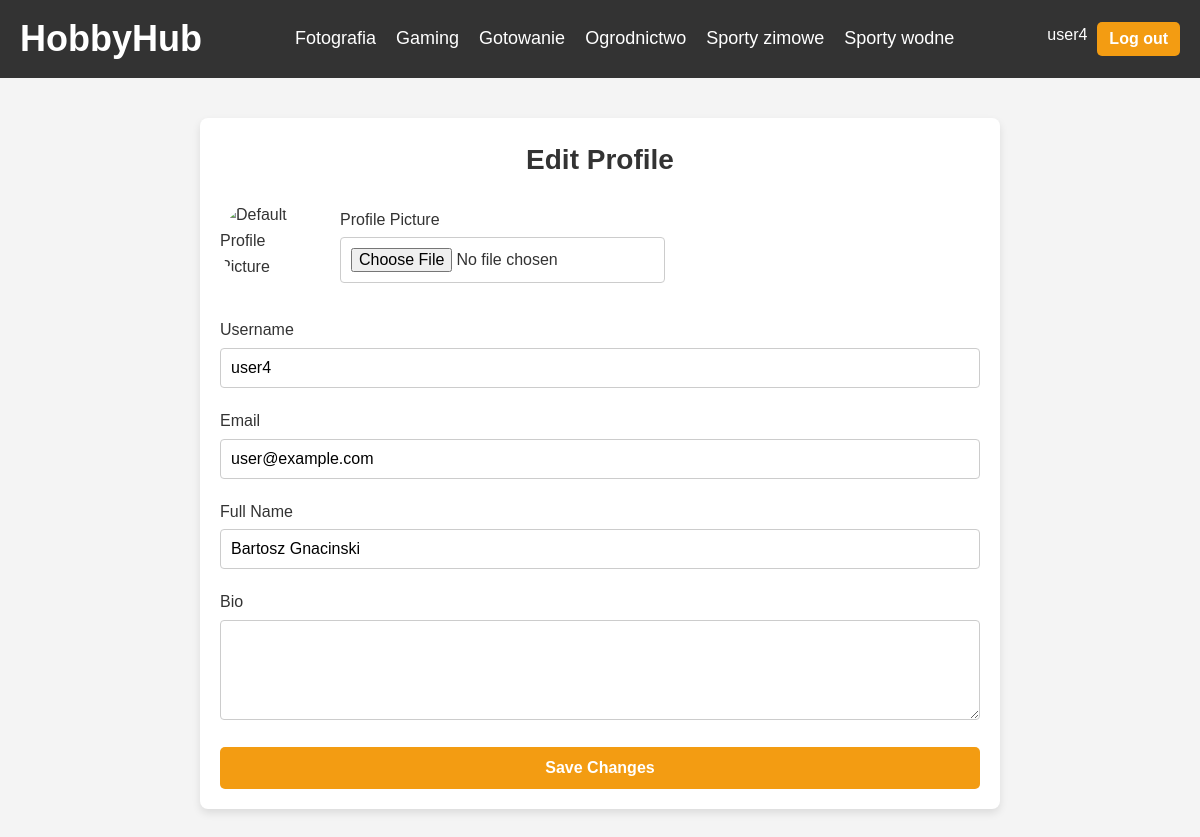
Screenshot of /profile.php (signed in) with the database file from the repository.
### tables this page shows
CREATE TABLE `users` (
  `user_id` int(10) UNSIGNED NOT NULL,
  `username` varchar(50) NOT NULL,
  `full_name` varchar(100) NOT NULL,
  `email` varchar(100) NOT NULL,
  `password_hash` varchar(255) NOT NULL,
  `created_at` timestamp NOT NULL DEFAULT CURRENT_TIMESTAMP,
  `bio` text,
  `profile_picture` blob
);

### profile.php (the view, shortened to what this page needs)
<?php
include 'db_connection.php';
$user_id = $_SESSION['user_id'];
$sql_user = "SELECT username, email, full_name, bio, profile_picture FROM users WHERE user_id = '$user_id'";
$result_user = $conn->query($sql_user);
$user = $result_user->fetch_assoc();
?>
<!DOCTYPE html>
<html lang="en">
<head>
    <link rel="stylesheet" href="profile.css">
</head>
<body>
<header>
    <nav class="navbar">
        <div class="logo">
            <h1><a href="index.php">HobbyHub</a></h1>
        </div>
        <ul class="nav-links">
            <li><a href="#">Fotografia</a></li>
            <li><a href="#">Gaming</a></li>
            <li><a href="#">Gotowanie</a></li>
            <li><a href="#">Ogrodnictwo</a></li>
            <li><a href="#">Sporty zimowe</a></li>
            <li><a href="#">Sporty wodne</a></li>
        </ul>
        <div class="auth-buttons">
            <?php if (isset($_SESSION['user_id'])): ?>
                <span class="welcome-message"><?php echo htmlspecialchars($_SESSION['username']); ?></span>
                <form method="POST" style="display: inline;">
                    <button type="submit" name="logout" class="btn logout-btn">Log out</button>
                </form>
            <?php endif; ?>
        </div>
    </nav>
</header>
<main class="container">
    <div class="profile-form-container">
        <h2>Edit Profile</h2>
        <form method="POST" enctype="multipart/form-data">
            <div class="form-group">
                <div class="profile-picture-container">
                    <div class="current-profile-picture">
                        <?php if ($user['profile_picture']): ?>
                            <img alt="Profile Picture">
                        <?php else: ?>
                            <img src="default-avatar.jpg" alt="Default Profile Picture">
                        <?php endif; ?>
                    </div>
                    <div class="file-input">
                        <label for="profile_picture">Profile Picture</label>
                        <input type="file" name="profile_picture" id="profile_picture" accept="image/*">
                    </div>
                </div>
            </div>
            <div class="form-group">
                <label for="username">Username</label>
                <input type="text" name="username" id="username" value="<?php echo htmlspecialchars($user['username']); ?>" required>
            </div>
            <div class="form-group">
                <label for="email">Email</label>
                <input type="email" name="email" id="email" value="<?php echo htmlspecialchars($user['email']); ?>" required>
            </div>
            <div class="form-group">
                <label for="full_name">Full Name</label>
                <input type="text" name="full_name" id="full_name" value="<?php echo htmlspecialchars($user['full_name']); ?>">
            </div>
            <div class="form-group">
                <label for="bio">Bio</label>
                <textarea name="bio" id="bio"><?php echo htmlspecialchars($user['bio']); ?></textarea>
            </div>
            <button type="submit" class="btn save-btn">Save Changes</button>
        </form>
    </div>
</main>
</body>
</html>

### profile.css (style rules this page uses)
body { font-family: Arial, sans-serif; background-color: #f4f4f4; color: #333; }
.container { max-width: 800px; margin: 40px auto; padding: 20px; background-color: #fff; border-radius: 8px; box-shadow: 0 4px 8px rgba(0, 0, 0, 0.1); }
h2 { text-align: center; margin-bottom: 30px; color: #333; }
.profile-form-container { width: 100%; }
.form-group { margin-bottom: 20px; }
.form-group label { display: block; font-size: 16px; margin-bottom: 5px; }
.form-group input, .form-group textarea { width: 100%; padding: 10px; font-size: 16px; border: 1px solid #ccc; border-radius: 4px; box-sizing: border-box; }
.form-group textarea { height: 100px; resize: vertical; }
.profile-form-container img { width: 100px; height: 100px; border-radius: 50%; object-fit: cover; margin-top: 10px; }
.current-profile-picture { display: flex; justify-content: flex-start; margin-bottom: 15px; }
.current-profile-picture img { width: 80px; height: 80px; border-radius: 50%; object-fit: cover; margin-right: 20px; }
.save-btn { width: 100%; padding: 12px; background-color: #f39c12; border: none; color: #fff; font-size: 16px; font-weight: bold; border-radius: 5px; cursor: pointer; transition: background-color 0.3s ease, transform 0.2s ease; }
.profile-picture-container { display: flex; align-items: center; gap: 20px; }
.file-input { display: flex; flex-direction: column; }
.file-input label { margin-bottom: 5px; }

### glowna.css (style rules this page uses)
* { margin: 0; padding: 0; box-sizing: border-box; }
body { font-family: Arial, sans-serif; line-height: 1.6; color: #333; }
header { width: 100%; background-color: #333; color: #fff; }
.navbar { display: flex; justify-content: space-between; align-items: center; padding: 10px 20px; }
.nav-links { list-style: none; display: flex; gap: 20px; }
.nav-links li { position: relative; }
.nav-links a { text-decoration: none; color: #fff; font-size: 18px; transition: color 0.3s ease; }
.nav-links li::after { content: ""; position: absolute; bottom: -5px; left: 0; width: 0; height: 3px; background-color: #f39c12; transition: width 0.3s ease; }
.container { max-width: 1200px; margin: 0 auto; padding: 20px; }
.container h2 { font-size: 28px; margin-bottom: 10px; color: #333; }
.auth-buttons { display: flex; gap: 10px; }
.btn { padding: 8px 16px; font-size: 16px; font-weight: bold; border: none; border-radius: 5px; cursor: pointer; transition: background-color 0.3s ease, transform 0.2s ease; }
.logo a { color: white; text-decoration: none; font-size: 36px; font-weight: bold; font-family: "Arial", sans-serif; transition: color 0.3s ease, transform 0.3s ease; }
.logout-btn { background-color: #f39c12; color: white; border: none; padding: 8px 12px; border-radius: 5px; cursor: pointer; transition: background-color 0.3s ease, transform 0.2s ease; }

### rows the page displays
users: username "user4", email "user@example.com", full_name "Bartosz Gnacinski"

### other values shown
$_SESSION['username'] "user4"
